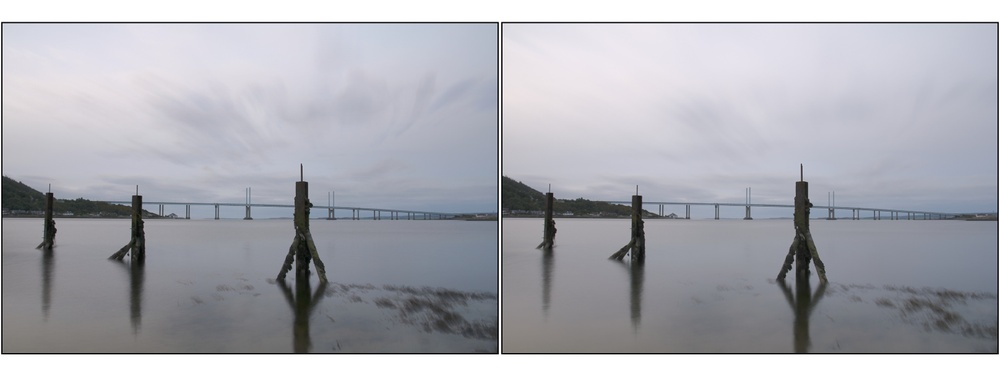
#> input picture examples/stack-comparison-8-16bit.jpg, 1000 x 376 px, shrunk from 1616 x 608 before the run
$ python stack-32bit.py examples/stack-comparison-8-16bit.jpg
#> lines starting #> are read from the running program, lines starting #| are printed output that depends on the picture
#!/usr/bin/env python

import glob, sys
import json
from PIL import Image, ImageMath, ImageOps, ImageChops, ImageFilter
#from PIL.Image import blend as imageBlend

#
# Image-stacking script
# Takes a list of files to blend on the commandline
# Saves out.png at the end
#

def imageBlend(a, b, r):
	return ImageMath.eval("a+(b-a)*r", a=a,b=b,r=r)


def main():
	if len(sys.argv)<1:
		print("Come on, give me some files to play with")
		return

	curves=None
	try:
		rgb=json.loads(open("adjustment.json", "r").read())
		curves=rgb["red"]+rgb["blue"]+rgb["green"]
		print("Loaded curve adjustment layer")
	except:
		print("Some problem reading adjustment.json")
		pass

	print("Reading image " + sys.argv[1])
	img=Image.open(sys.argv[1]).convert("RGB")
#> img is the input picture: PIL image 1000x376 RGB; mean R, G, B 170.8, 171.7, 178.9
	if curves is not None:
		img=img.point(curves)

	imgr,imgg,imgb=[ r.convert("F") for r in img.split() ]
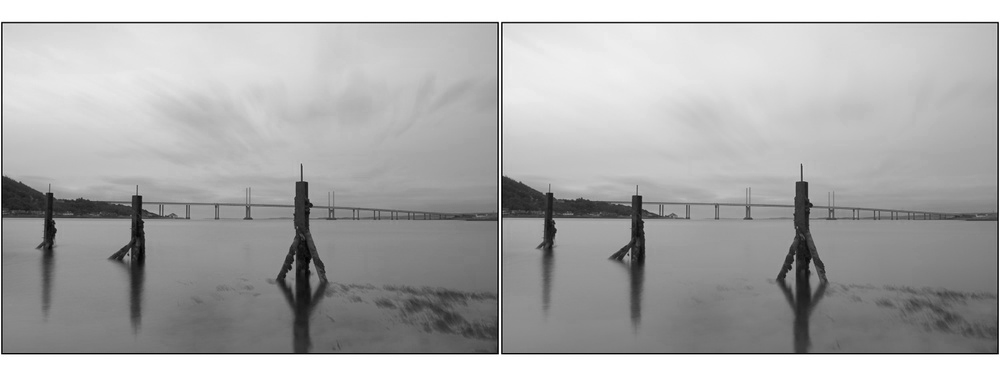
#> imgr: PIL image 1000x376 F; min 0, max 255, mean 170.8
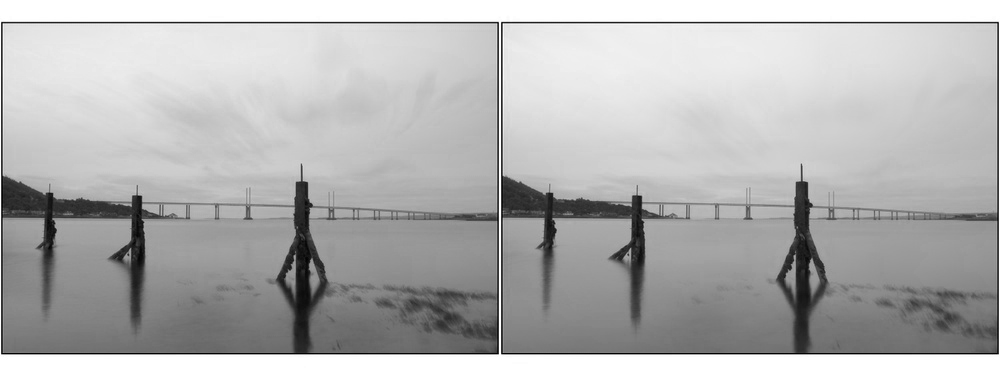
#> imgb: PIL image 1000x376 F; min 0, max 255, mean 178.9
	n=0

	for f in sys.argv[1:]:
		new=Image.open(f).convert("RGB")
		if curves is not None:
			new=new.point(curves)

		newr,newg,newb=[ r.convert("F") for r in new.split() ]

		n+=1
		print("Read in image [%04d] [%s]" % (n,f))
		imgr=imageBlend(imgr, newr, 1.0/n)
		imgg=imageBlend(imgg, newg, 1.0/n)
		imgb=imageBlend(imgb, newb, 1.0/n)
		del(new)
		del(newr)
		del(newg)
		del(newb)

	imgr.convert("RGB").save("out-r32.png")
	imgg.convert("RGB").save("out-g32.png")
	imgb.convert("RGB").save("out-b32.png")

	img=Image.merge("RGB", [ b.convert("L") for b in (imgr,imgg,imgb) ]).convert("RGB")
	img.convert("RGB").save("out32.png")
	print("Written out.png")

if __name__=="__main__":
	main()
